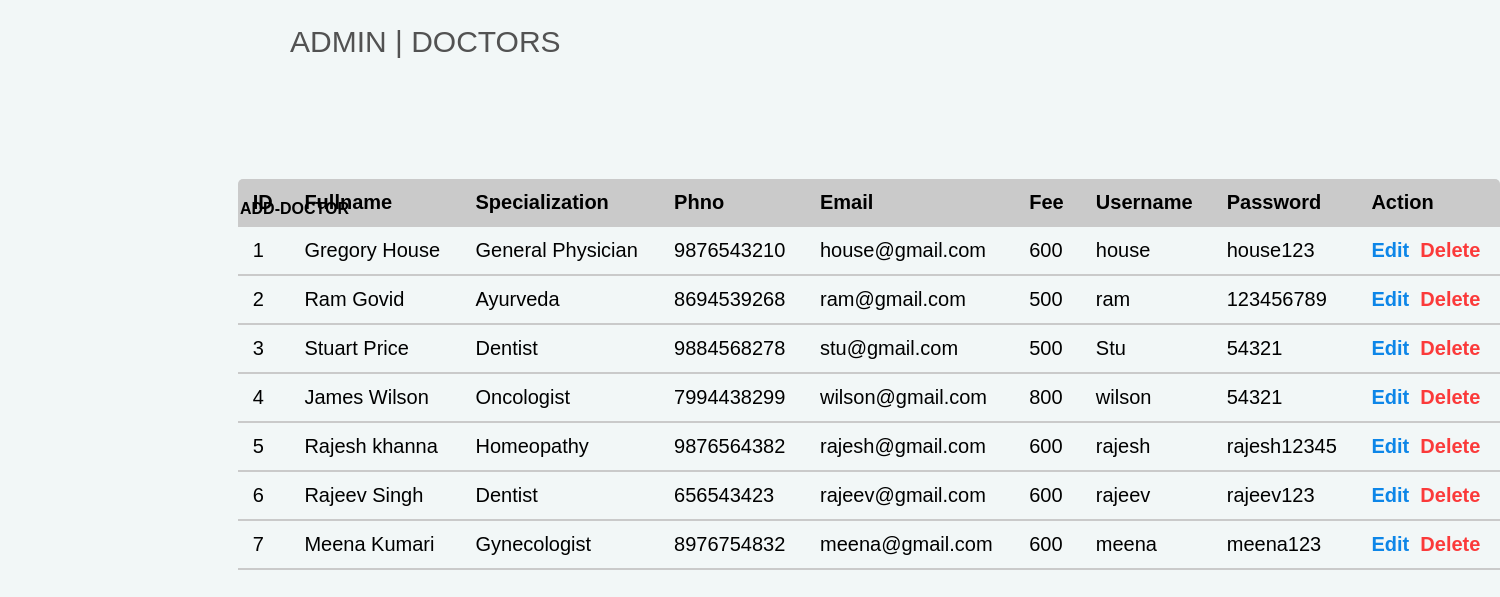
The app's page /admin_dashboard1/doctor.php with its own data.
### tables this page shows
CREATE TABLE `doctorr` (
  `doctorid` int(11) NOT NULL,
  `fullname` varchar(50) NOT NULL,
  `phno` varchar(50) NOT NULL,
  `email` varchar(50) NOT NULL,
  `specialisations` varchar(50) NOT NULL,
  `fee` varchar(50) NOT NULL,
  `username` varchar(50) NOT NULL,
  `picssource` varchar(350) NOT NULL,
  `password` varchar(50) NOT NULL,
  `created_Date` timestamp NOT NULL DEFAULT current_timestamp() ON UPDATE current_timestamp(),
  `specialisationnid` int(11) NOT NULL,
  `about` mediumtext NOT NULL,
  `accomplishments` mediumtext NOT NULL,
  `experience` mediumtext NOT NULL
);

### admin_dashboard1/doctor.php (the view, shortened to what this page needs)
<?php
require 'dbconfig/mark1.php';
?>
<!DOCTYPE html>
<html>
<head>
	<link rel="stylesheet" type="text/css" href="allcss.css?a=<?php echo time();?>">
</head>
<body>
<div class="heading1">
	<p>ADMIN | DOCTORS</p>
</div>
<div id="main222">
      <div class="adddoc">
      	<a href="add1.php">ADD-DOCTOR</a>
      </div>
	 <table class="htable" >
			<tr>
				<thead>
				<th>ID</th>
				<th>Fullname</th>
				<th>Specialization</th>
				<th>Phno</th>
				<th>Email</th>
				<th>Fee</th>
				<th>Username</th>
				<th>Password</th>
				<th colspan="2">Action</th>
			</tr>
			<?php
			$sql = "SELECT * from doctorr ";
			$result = mysqli_query($con,$sql);
			if($result -> num_rows > 0){
				  while ($row = $result -> fetch_assoc()){
				  	echo "<tr>
				  		  <tbody>
				  		  <td>".$row["doctorid"] . "</td>
				  		  <td>". $row["fullname"]."</td>
				  		  <td>".$row["specialisations"]."</td>
				  		  <td>".$row["phno"]."</td>
				  		  <td>".$row["email"]."</td>
				  		  <td>".$row["fee"]."</td>
				  		  <td>".$row["username"]."</td>
				  		  <td>".$row["password"]."</td>
				  		  <td colspan='2'><a href='edit.php?rn=$row[doctorid]' id='edit'>Edit</a> &nbsp<a href='deletedoc.php?rn=$row[doctorid]' id='delete'>Delete</a></td>
				  		  </tbody>
				  		  </tr>";
				  }
				  echo "</table>";
			}
			?>
 </div>
</body>
</html>

### admin_dashboard1/allcss.css (style rules this page uses)
* { margin: 0; padding: 0; font-family: Arial, Helvetica, sans-serif; }
body { background:#F2F7F7; }
.heading1 { width: 100%; height: 80px; font-family: Arial, Helvetica, sans-serif; color:#525252 ; font-size: 30px; margin-top:25px; margin-left: 290px; }
.htable { border-collapse: collapse; font-size: 20px; min-width: 400px; border-radius: 5px 5px 0 0; overflow: hidden; margin-left: 15%; margin-top: 5%; width: 85%; }
.htable th, .htable td { padding: 12px 15px; }
.htable tbody tr { border-bottom: 1px solid #dddddd; }
.htable tbody tr:last-of-type { border-bottom: 2px solid #CACACA; }
.adddoc a { margin-left: 15%; position: absolute; top: 25%; text-decoration: none; color: black; font-weight: bold; transition: font-size 0.2s border 0.2s; }
#delete { color: #FB3A3A; text-decoration: none; font-weight:bold; transition: color 0.4s; }
#edit { color: #0D86E8; text-decoration: none; font-weight:bold; transition: color 0.4s; }
#main222 { width: 99%; margin-left: 1%; }

### records on screen
doctorr: doctorid "1", fullname "Gregory House", specialisations "General Physician", phno "9876543210", email "house@gmail.com", fee "600", username "house", password "house123"
doctorr: doctorid "2", fullname "Ram Govid", specialisations "Ayurveda", phno "8694539268", email "ram@gmail.com", fee "500", username "ram", password "123456789"
doctorr: doctorid "3", fullname "Stuart Price", specialisations "Dentist", phno "9884568278", email "stu@gmail.com", fee "500", username "Stu", password "54321"
doctorr: doctorid "4", fullname "James Wilson", specialisations "Oncologist", phno "7994438299", email "wilson@gmail.com", fee "800", username "wilson", password "54321"
doctorr: doctorid "5", fullname "Rajesh khanna", specialisations "Homeopathy", phno "9876564382", email "rajesh@gmail.com", fee "600", username "rajesh", password "rajesh12345"
doctorr: doctorid "6", fullname "Rajeev Singh", specialisations "Dentist", phno "656543423", email "rajeev@gmail.com", fee "600", username "rajeev", password "rajeev123"
doctorr: doctorid "7", fullname "Meena Kumari", specialisations "Gynecologist", phno "8976754832", email "meena@gmail.com", fee "600", username "meena", password "meena123"
